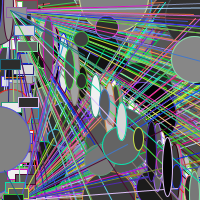
Frame 1 (no input)
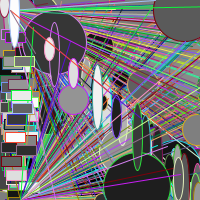
Frame 60 (the mouse pressed at the canvas centre just before this capture)
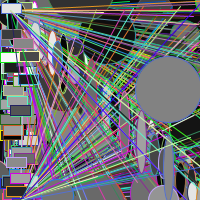
Frame 120 (the mouse held since frame 60 and released just before this capture)

The Processing sketch that drew these frames (run headless with seeded random() and noise(); from frame 60 on, the mouse is pressed at the canvas centre):

// Processing sketch: processing_89026
// ── processing_89026.pde

//DISCOPLAZA Manel Lopez 1DAM
Bolas []a;
void setup()
{
  size(200, 200);
  smooth();
  fill(200);
  a = new Bolas[400];
  for (int i=0; i<a.length; i++)
  {
    a[i] = new Bolas();
    a[i].d = (int)random(15, 70);
    a[i].v = (int)random(100,35);
    a[i].c = color(random(150));
  }
}
 
void draw()
{
  background(random(145));
  fill(200, 150, 150);
  stroke(50);
 
 
  for (int i=0; i<a.length; i++)
  {
    a[i].move();
    a[i].show();
  }
 
  for (int i=0; i<a.length; i++)
  {
  }
}
class Bolas
{
  float x, y;
  int d;
  int v;
  color c;
 
  void show()
  {
    //burbujas repressenta focos
    fill(c);
    ellipse(x, y, d, d);
    fill(random (255));
    ellipse(x,x,10,d);
    if (x>400) x = 0;
    if (x<0) x = 100;
    if (y>400) y = 0;
    if (y<0) y = 10;
    //luces aleatorias
       stroke(int(random(255)),int(random(255)), int(random(255)) );
line((random(255)),(random(255)),10,10);
line((random(255)),(random(255)),20,200);
rect((random(20)),(random(255)),20,10);
 }
  
 //movimiento
  void move()
  {
    x += (random(-10, 20)) * 0.1 * v;
    y += (random(-10, 70)) * 0.1* v;
   
   
  }
}
